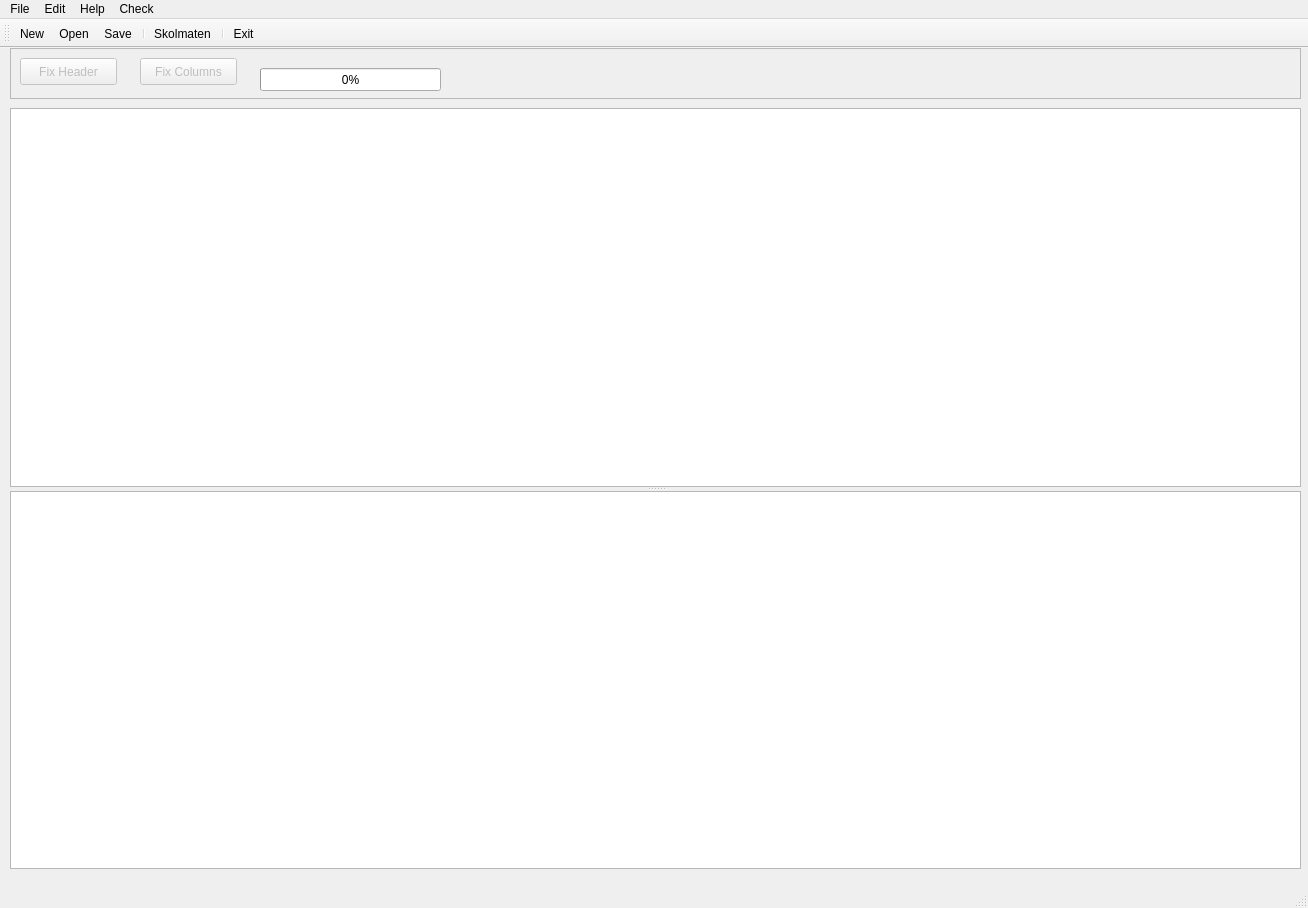
<?xml version="1.0" encoding="UTF-8"?>
<ui version="4.0">
 <class>MainWindow</class>
 <widget class="QMainWindow" name="MainWindow">
  <property name="geometry">
   <rect>
    <x>0</x>
    <y>0</y>
    <width>1308</width>
    <height>908</height>
   </rect>
  </property>
  <property name="sizePolicy">
   <sizepolicy hsizetype="Maximum" vsizetype="Maximum">
    <horstretch>0</horstretch>
    <verstretch>0</verstretch>
   </sizepolicy>
  </property>
  <property name="windowTitle">
   <string>MainWindow</string>
  </property>
  <widget class="QWidget" name="centralwidget">
   <widget class="QFrame" name="frame">
    <property name="geometry">
     <rect>
      <x>10</x>
      <y>0</y>
      <width>1291</width>
      <height>51</height>
     </rect>
    </property>
    <property name="frameShape">
     <enum>QFrame::StyledPanel</enum>
    </property>
    <property name="frameShadow">
     <enum>QFrame::Raised</enum>
    </property>
    <widget class="QPushButton" name="fixHeaderBtn">
     <property name="enabled">
      <bool>false</bool>
     </property>
     <property name="geometry">
      <rect>
       <x>10</x>
       <y>10</y>
       <width>97</width>
       <height>27</height>
      </rect>
     </property>
     <property name="text">
      <string>Fix Header</string>
     </property>
     <property name="autoDefault">
      <bool>false</bool>
     </property>
     <property name="default">
      <bool>false</bool>
     </property>
     <property name="flat">
      <bool>false</bool>
     </property>
    </widget>
    <widget class="QPushButton" name="fixColumnsBtn">
     <property name="enabled">
      <bool>false</bool>
     </property>
     <property name="geometry">
      <rect>
       <x>130</x>
       <y>10</y>
       <width>97</width>
       <height>27</height>
      </rect>
     </property>
     <property name="text">
      <string>Fix Columns</string>
     </property>
    </widget>
    <widget class="QProgressBar" name="progressBar">
     <property name="geometry">
      <rect>
       <x>250</x>
       <y>20</y>
       <width>181</width>
       <height>23</height>
      </rect>
     </property>
     <property name="value">
      <number>0</number>
     </property>
    </widget>
    <widget class="QLabel" name="progressLabel">
     <property name="geometry">
      <rect>
       <x>250</x>
       <y>0</y>
       <width>181</width>
       <height>17</height>
      </rect>
     </property>
     <property name="text">
      <string/>
     </property>
    </widget>
   </widget>
   <widget class="QSplitter" name="splitter">
    <property name="geometry">
     <rect>
      <x>10</x>
      <y>60</y>
      <width>1291</width>
      <height>761</height>
     </rect>
    </property>
    <property name="orientation">
     <enum>Qt::Vertical</enum>
    </property>
    <widget class="QPlainTextEdit" name="infoTextArea">
     <property name="textInteractionFlags">
      <set>Qt::NoTextInteraction</set>
     </property>
    </widget>
    <widget class="QTableWidget" name="table"/>
   </widget>
  </widget>
  <widget class="QMenuBar" name="menubar">
   <property name="geometry">
    <rect>
     <x>0</x>
     <y>0</y>
     <width>1308</width>
     <height>25</height>
    </rect>
   </property>
   <widget class="QMenu" name="menuFile">
    <property name="title">
     <string>File</string>
    </property>
    <widget class="QMenu" name="menuNew">
     <property name="title">
      <string>New</string>
     </property>
     <addaction name="actionNew_3"/>
     <addaction name="actionNew_from_Template"/>
    </widget>
    <addaction name="menuNew"/>
    <addaction name="actionOpen"/>
    <addaction name="actionSave"/>
    <addaction name="separator"/>
    <addaction name="actionExit"/>
   </widget>
   <widget class="QMenu" name="menuEdit">
    <property name="title">
     <string>Edit</string>
    </property>
   </widget>
   <widget class="QMenu" name="menuHelp">
    <property name="title">
     <string>Help</string>
    </property>
   </widget>
   <widget class="QMenu" name="menuCheck">
    <property name="title">
     <string>Check</string>
    </property>
    <addaction name="actionSkolmaten"/>
   </widget>
   <addaction name="menuFile"/>
   <addaction name="menuEdit"/>
   <addaction name="menuHelp"/>
   <addaction name="menuCheck"/>
  </widget>
  <widget class="QStatusBar" name="statusbar"/>
  <widget class="QToolBar" name="toolBar">
   <property name="windowTitle">
    <string>toolBar</string>
   </property>
   <attribute name="toolBarArea">
    <enum>TopToolBarArea</enum>
   </attribute>
   <attribute name="toolBarBreak">
    <bool>false</bool>
   </attribute>
   <addaction name="actionNew_3"/>
   <addaction name="actionOpen"/>
   <addaction name="actionSave"/>
   <addaction name="separator"/>
   <addaction name="actionSkolmaten"/>
   <addaction name="separator"/>
   <addaction name="actionExit"/>
  </widget>
  <action name="actionNew">
   <property name="text">
    <string>New</string>
   </property>
  </action>
  <action name="actionOpen">
   <property name="text">
    <string>Open</string>
   </property>
   <property name="shortcut">
    <string>Ctrl+O</string>
   </property>
  </action>
  <action name="actionSave">
   <property name="text">
    <string>Save</string>
   </property>
   <property name="shortcut">
    <string>Ctrl+S</string>
   </property>
  </action>
  <action name="actionExit">
   <property name="text">
    <string>Exit</string>
   </property>
  </action>
  <action name="actionNew_3">
   <property name="text">
    <string>New</string>
   </property>
  </action>
  <action name="actionNew_from_Template">
   <property name="text">
    <string>New from Template</string>
   </property>
  </action>
  <action name="actionSkolmaten">
   <property name="text">
    <string>Skolmaten</string>
   </property>
   <property name="shortcut">
    <string>Shift+S</string>
   </property>
  </action>
 </widget>
 <resources/>
 <connections/>
</ui>
